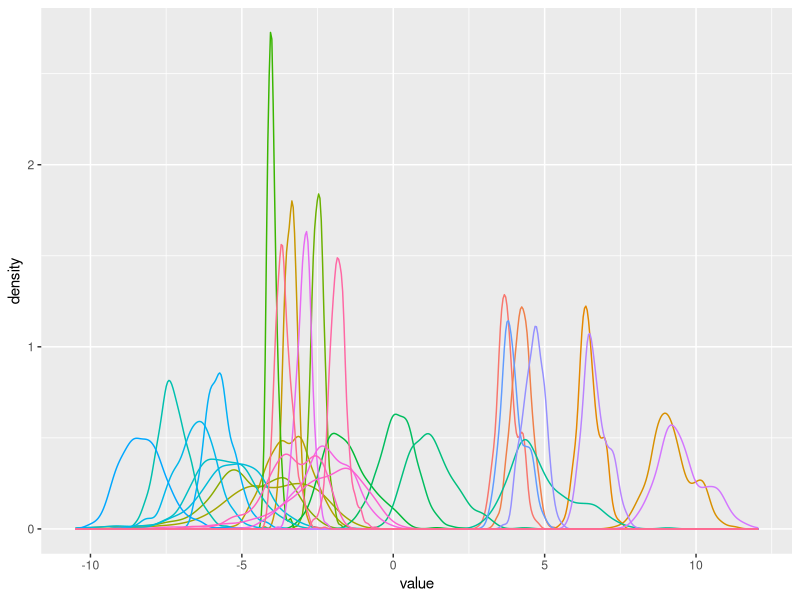

R code for this plot: (Note: this script raises an error after producing the figure.)
## ---- chunk 1
libraries <- c("reshape2", "ggplot2", "kernlab" ,"caret")
check.libraries <- is.element(libraries, installed.packages()[, 1])==FALSE
libraries.to.install <- libraries[check.libraries]
if (length(libraries.to.install!=0)) {
  install.packages(libraries.to.install)
}

success <- sapply(libraries,require, quietly = FALSE,  character.only = TRUE)
if(length(success) != length(libraries)) {stop("A package failed to return a success in require() function.")}
## ---- chunk 2
datos<-read.csv("./cancer.csv")
## ---- chunk 3
datos$diagnostico <- as.factor(datos$diagnostico)
clase <- datos$diagnostico
## ---- chunk 4
Col<-colnames(datos)[2:31]
X<-datos[,Col]
X.melt<-melt((log2(X)))
p <- ggplot(aes(x=value,colour=variable), data=X.melt)
p + geom_density(show.legend = F)
## ---- chunk 5
X.log<-log2(X)
datos.log<-cbind(X,clase)
class(datos.log)
## ---- chunk 6
datos2<-colnames(datos[1:31])
datos2<-datos[,datos2]
datos$diagnostico<-as.factor(datos2$diagnostico)
## ---- chunk 7
set.seed(123456)

datos2[,2:31]<-as.data.frame(scale(datos2[,2:31]))

levels(datos2)<-c("B","M")
entrenamiento<-sample(nrow(datos2),size=nrow(datos2)*0.7)

entrenamiento.data<-datos2[entrenamiento,]
prueba.data<-datos2[-entrenamiento,]
## ---- chunk 8
clasifier.lineal <- ksvm(diagnostico ~ ., data = entrenamiento.data, kernel = "vanilladot")
clasifier.gauss <- ksvm(diagnostico ~ ., data = entrenamiento.data, kernel = "rbfdot")
## ---- chunk 9
clasifier.lineal
## ---- chunk 10
clasifier.gauss
## ---- chunk 11
prediction.linear <- predict(clasifier.lineal, newdata = prueba.data)
res.linear <- table(prediction.linear, prueba.data$diagnostico)

prediction.gauss <- predict(clasifier.gauss, newdata = prueba.data)
res.gauss <- table(prediction.gauss, prueba.data$diagnostico)
## ---- chunk 12
cmatrix1 <- confusionMatrix(res.linear, positive = levels(prueba.data$diagnostico))
cmatrix1
## ---- chunk 13
cmatrix2 <- confusionMatrix(res.gauss, positive = levels(prueba.data$diagnostico))
cmatrix2
## ---- chunk 14
model.5v.linear <- train(diagnostico ~ ., entrenamiento.data, method='svmLinear', 
               trControl= trainControl(method='cv', number=5), 
               tuneGrid= NULL, tuneLength=10 ,trace = FALSE)

# plot(model.5v, alpha=0.6)
summary(model.5v.linear)
prediction <- predict(model.5v.linear, prueba.data)                           # predict
res.linear.2<-table(prediction, prueba.data$diagnostico)                                  # compare

# predict can also return the probability for each class:
cmatrix <- confusionMatrix(res.linear.2, positive = levels(prueba.data$diagnostico))
cmatrix
